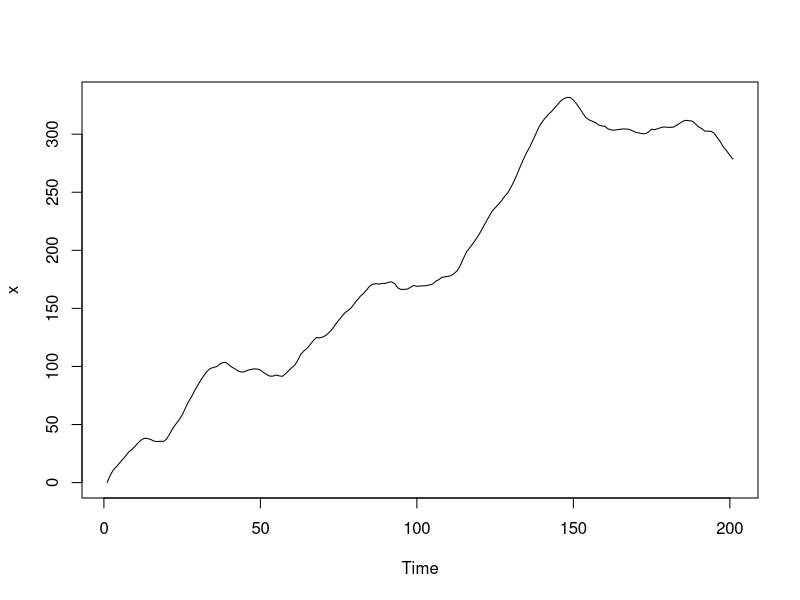

R code for this plot: (Note: this script raises an error after producing the figure.)
## ---- chunk 1
# prep data
x <- arima.sim(model = list(order = c(1, 1, 0), ar = .9), n = 200)

# Plot x
plot(x)

# Plot the P/ACF pair of x
plot(acf2(x))

# Plot the differenced data
plot(diff(x))

# Plot the P/ACF pair of the differenced data
plot(acf2(diff(x)))
## ---- chunk 2
# prep data
start_spot <- 2
yt <- arima.sim(model = list(order = c(2, 0, 0), ar = c(1.5, -0.75)), n = 250, mean = 0.08) + 1
x <- start_spot + cumsum(yt)
x <- ts(x)
x
y <- diff(x)
plot(x)

# Plot sample P/ACF of differenced data and determine model
plot(acf2(diff(x)))

# Estimate parameters and examine output
sarima(x, p = 2, d = 1, q = 0)
## ---- chunk 3
# data prep
globtemp

# Plot the sample P/ACF pair of the differenced data 
plot(acf2(diff(globtemp)))

# Fit an ARIMA(1,1,1) model to globtemp
s1 <- sarima(globtemp, p = 1, d = 1, q = 1)

# Fit an ARIMA(0,1,2) model to globtemp. Which model is better?
s2 <- sarima(globtemp, p = 0, d = 1, q = 2)

# test
s1$BIC > s2$BIC
s1$AIC > s2$AIC
## ---- chunk 4
# prep data
x <- c(
  -0.07509997, 0.1473329, 1.811237, 4.893105, 7.029199, 8.135151, 9.022732, 10.39038, 11.99892, 11.45268, 11.27072, 12.53118, 12.19629, 10.79773, 12.06506, 13.58847, 12.48021, 11.70905, 10.93563, 12.36635, 14.3876, 14.21292, 13.56607, 12.91554, 13.41544, 14.91055, 16.25522, 16.73926, 17.14471, 18.05555, 19.73764, 22.54072, 24.73666, 24.84129, 24.24884, 24.29674, 24.23079, 23.89016, 23.70272, 23.11904, 22.73352, 22.96572, 23.88085, 24.43447, 24.24659, 23.42572, 20.85138, 19.49984, 19.93982, 20.2972, 20.72619, 20.19643, 17.50816, 15.99066, 15.42638, 14.11238, 14.4446, 16.34021, 17.57698, 19.45574, 21.64712, 22.18943, 21.06414, 20.05407, 21.01692, 22.37581, 21.96964, 20.01095, 19.23893, 19.28609, 20.46375, 21.59976, 18.99071, 15.92179, 16.75102, 17.32347, 15.81709, 16.90224, 17.22956, 16.28379, 17.80277, 19.72931, 20.48881, 21.4197, 21.15155, 21.11375, 23.02368, 24.21102, 23.15217, 22.35389, 23.31072, 23.10709, 21.67626, 21.74437, 23.00203, 24.76462, 26.06393, 25.97866, 27.83549, 30.58865, 30.1021, 29.41028, 29.88468, 29.59955, 29.57719, 30.41561, 30.26647, 28.70989, 27.67805, 25.95676, 24.91561, 24.8254, 25.69521, 27.64104, 28.89811, 29.2489, 30.92971, 32.5278, 31.59716, 32.36453, 33.21057, 34.15946, 34.42305, 33.86417, 34.7263, 35.27137, 36.66186, 38.53221, 38.76345, 39.16581, 40.71821, 40.89101, 39.73629, 40.15942, 40.65494, 40.36543, 40.5468, 40.70075, 40.34079, 39.39425, 37.25709, 36.90956, 37.03381, 35.85724, 35.43782, 36.65706, 38.43275, 40.4212, 42.06166, 42.17011, 42.98754, 45.42345, 45.79482, 44.39092, 42.80911, 39.80392, 37.17847, 36.82376, 36.88165, 37.62871, 39.37209, 39.77848, 39.31118, 36.6673, 33.27396, 31.30974, 30.9826, 30.46202, 30.68706, 29.67286, 28.57213, 30.02259, 31.06489, 32.93865, 34.88144, 34.89454, 35.02336, 34.68936, 33.04019, 34.22735, 37.58083, 39.23343, 37.9677, 36.64509, 36.77561, 34.47778, 31.60037, 29.14285, 28.61, 29.93078, 28.56808, 27.31207, 28.07949, 29.26282, 30.99141, 32.9232, 34.3216, 35.48337, 37.66383, 39.10198, 39.29359, 40.94476, 42.36068, 43.51721, 44.45134, 43.90766, 43.36476, 44.25657, 44.02957, 43.34376, 43.43302, 46.23473, 47.80192, 46.50198, 46.57949, 49.11359, 50.92801, 51.51141, 50.08022, 48.67482, 50.24348, 51.87713, 52.62984, 52.83524, 52.94607, 50.40087, 48.55224, 50.34459, 53.23336, 54.3444, 55.41208, 55.91477, 53.74992, 53.91317, 54.72848, 54.42538, 53.54421, 54.14583, 56.72797, 58.40621, 58.95894, 58.35149, 58.91289, 58.36791, 56.14504, 54.13727, 54.01956, 54.29608, 52.78404, 51.71499
)

# Plot sample P/ACF pair of the differenced data
plot(acf2(diff(x)))

# Fit the first model, compare parameters, check diagnostics: 0,1,1
s1 <- sarima(x, p = 0, d = 1, q = 1)

# Fit the second model and compare fit: 0,1,2
s2 <- sarima(x, p = 0, d = 1, q = 2)

s1$ttable
s2$ttable
## ---- chunk 5
# data prep


# Fit ARIMA(0,1,2) to globtemp and check diagnostics  
s1 <- sarima(globtemp, p=0, d=1, q=2)

# Fit ARIMA(1,1,1) to globtemp and check diagnostics
s1 <- sarima(globtemp, p=1, d=1, q=1)

# Which is the better model?
"ARIMA(1,1,1)"

# check 
s1$ttable
s2$ttable
s1$BIC < s2$BIC
s1$AIC < s2$AIC
## ---- chunk 6
# homework- build a function which returns the best model, given a list of models
# I took this approach - give a list of models, and it returns the index in the list
# of the best one
best_sarima <- function (x) {
  aic <- vapply(x, `[[`, "AIC", FUN.VALUE = 1)
  idx <- which(aic == min(aic))
  return(idx)
}

best_sarima(list(s1, s2))
## ---- chunk 7
# prep data
x = c(
  1.475311, 3.060689, 6.530352, 9.844334, 15.73487, 20.7976, 24.6347, 27.32219, 28.79349, 30.39959, 31.67223, 32.20941, 33.2546, 35.52952, 35.87038, 35.64995, 35.76643, 34.50923, 32.4383, 30.80369, 30.91287, 29.8453, 28.66723, 27.55477, 26.96244, 26.6492, 28.01822, 30.80423, 34.62453, 38.36319, 41.74534, 46.05945, 51.43147, 56.77822, 61.52862, 65.51008, 69.05355, 70.33171, 72.31792, 73.34069, 74.75577, 77.63218, 78.61792, 78.41852, 78.41226, 80.36175, 82.77113, 84.24048, 86.61857, 89.24072, 93.31761, 95.56649, 98.50921, 102.0855, 105.0167, 107.2421, 107.9455, 107.9477, 107.5541, 106.4752, 105.5175, 104.3567, 104.2963, 103.9462, 102.8959, 102.2181, 102.7964, 102.7259, 101.7586, 101.336, 100.97, 101.8156, 101.7364, 100.882, 100.9739, 101.7838, 101.4095, 102.4861, 102.9712, 103.1049, 103.8861, 104.5588, 104.3486, 104.1519, 105.4606, 106.4562, 106.6113, 106.8274, 108.5872, 110.0332, 110.9926, 113.209, 113.3967, 113.5748, 113.9454, 113.7855, 113.4733, 112.9393, 112.2225, 110.2973
)

# Plot P/ACF pair of differenced data 
plot(acf2(diff(x)))

# Fit model - check t-table and diagnostics
sarima(x, p = 1, d = 1, q = 0)

# Forecast the data 20 time periods ahead
sarima.for(x, n.ahead = 20, p = 1, d = 1, q = 0) 
lines(y)  

## ---- chunk 8
# Fit an ARIMA(0,1,2) to globtemp and check the fit
sarima(globtemp, p = 0, d = 1, q = 2)

# Forecast data 35 years into the future
sarima.for(globtemp, n.ahead = 35, p = 0, d = 1, q = 2)
